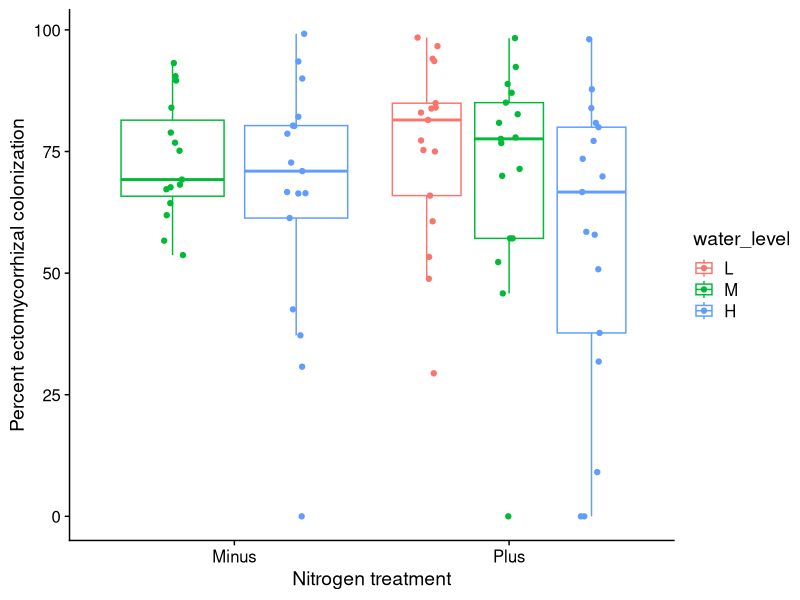
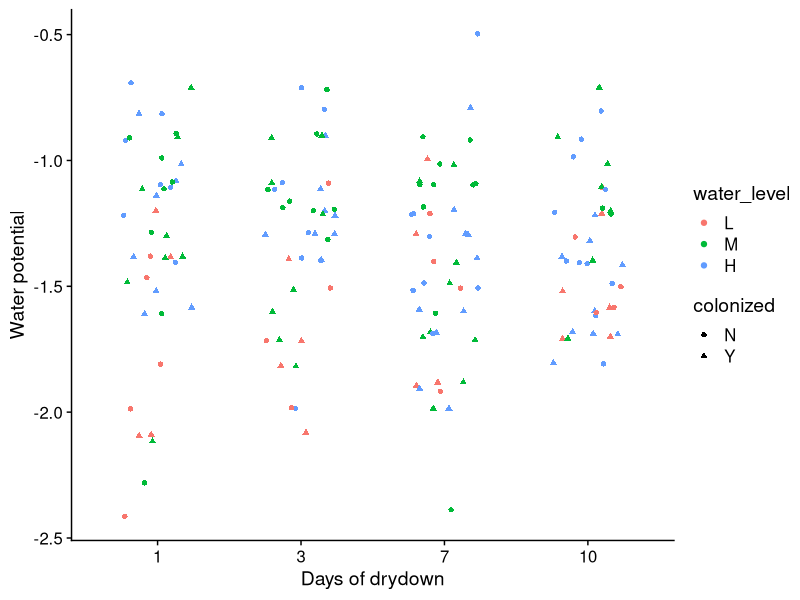
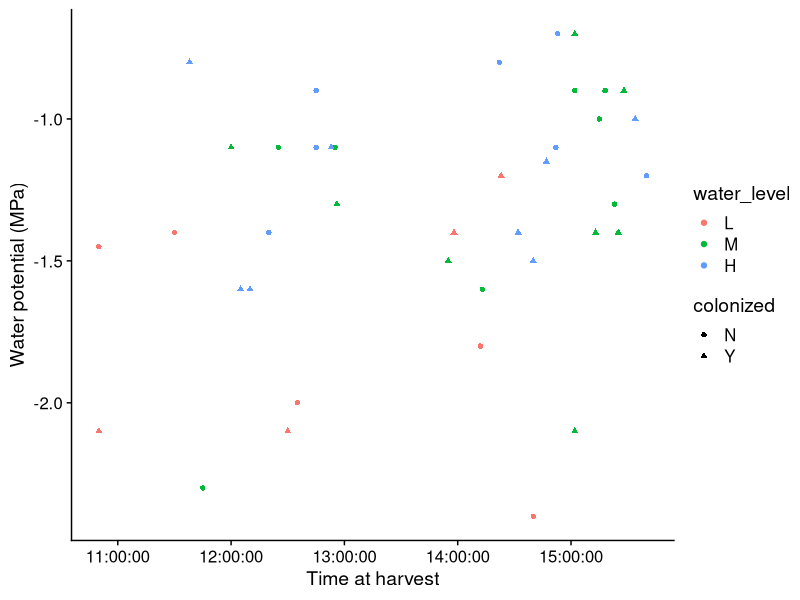
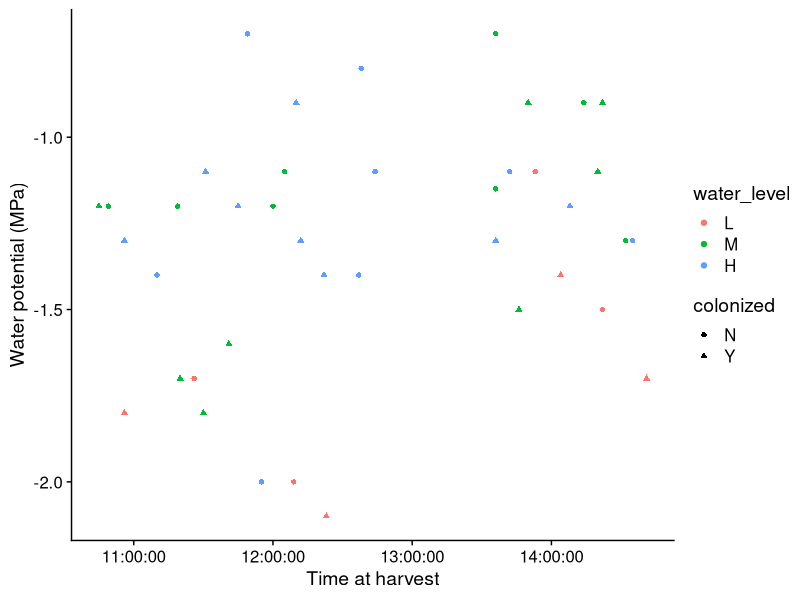
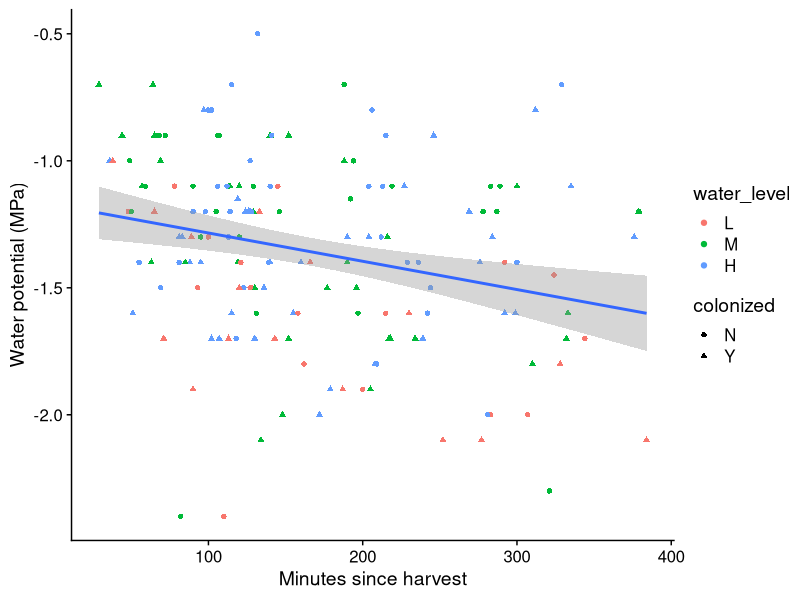
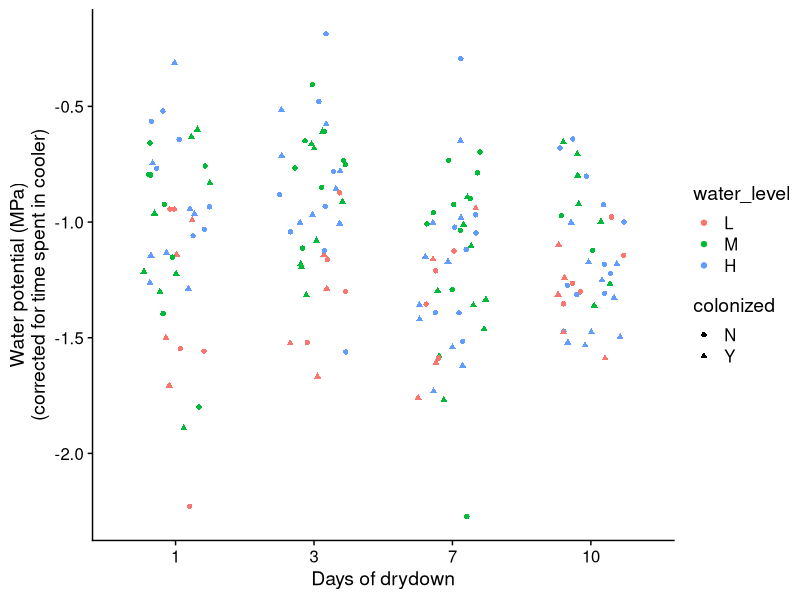
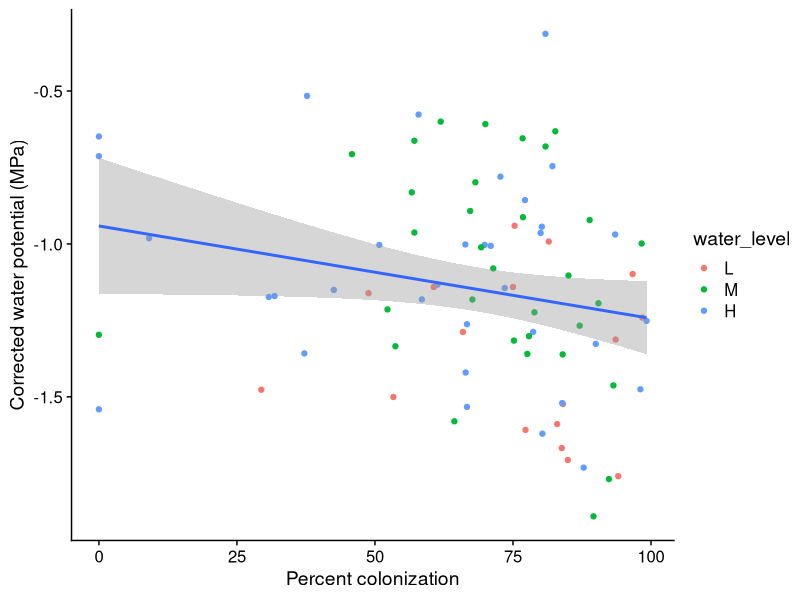
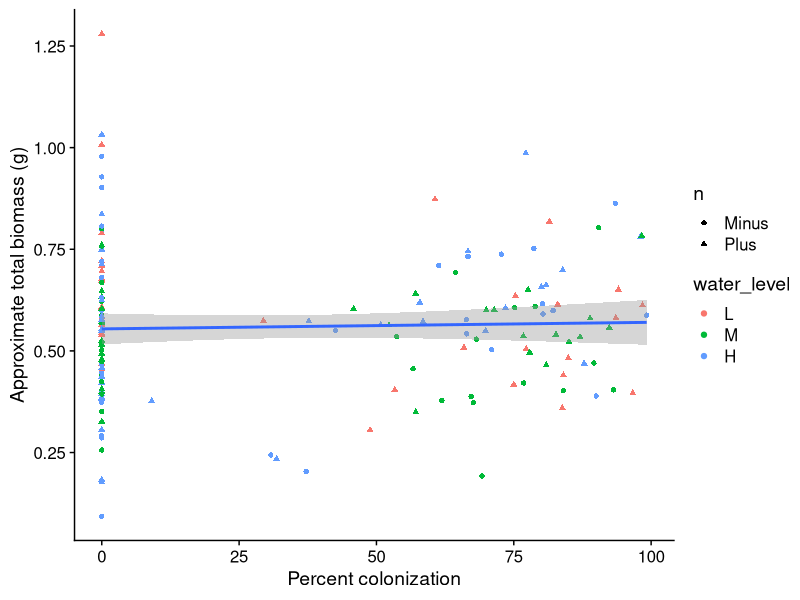

Reproduce these figures in R, in order. (Note: this script raises an error after producing the figures.)
# Making some preliminary figures for the Hebeloma data

library(tidyverse)
library(cowplot)
library(lme4)
library(lmerTest)

# Constants:

PHI_LOSS_PER_MIN = -0.001561 # from lmer below, to correct water potential

fulldata = read_csv("Merged Hebeloma 11Apr2022 OT.csv")
shootmass = read_csv("LB Hebeloma Seedling Shoot Dry Mass.xlsx - Sheet1.csv", skip = 2)

fulldata$percent_col = 100*(fulldata$colonized_tips/fulldata$total_tips)

fulldata$water_level = as.factor(fulldata$water_level)

# Put water levels in correct order for plotting
fulldata$water_level = factor(fulldata$water_level, levels = c("L", "M", "H"))

weird_point = fulldata[fulldata$water_level == "L" & 
                         fulldata$n == "Minus" &
                         fulldata$percent_col <100,]
# I had no plants in this project that were Minus N and also low water.
# what's up with this point?
# Checked original data sheet photo (from 2/14) and found that it was mis-transcribed.
# this is plant HC004

fulldata$n[fulldata$seedling == "HC004"] = "Plus"

fulldata$minutes_in_cooler = difftime(fulldata$approximate_measurement_time,
                                   fulldata$time,
                                   units = "mins")

fulldata$harvest_day = as.factor(fulldata$harvest_day)
fulldata$drydown_day = recode_factor(fulldata$harvest_day,
                              "1" = "1",
                              "2" = "3",
                              "3" = "7",
                              "4" = "10")

fulldata$corrected_phi = fulldata$water_potential_m_pa - PHI_LOSS_PER_MIN*fulldata$minutes_in_cooler
fulldata = mutate(fulldata, ID = seedling)
fulldata = left_join(fulldata, shootmass)

fulldata$percent_col[fulldata$colonized == "N"] = 0 #NAs were making analysis difficult

colonized = subset(fulldata, colonized == "Y")

# Percent colonization by water treatment
ggplot(data = colonized) +
  theme_cowplot() +
  geom_boxplot(outlier.alpha = 0,
               position = position_dodge(0.9),
               aes(x = n, y = percent_col,
                   color = water_level)) +
  geom_point(position = position_jitterdodge(dodge.width = 0.9,
                                             jitter.width = 0.2),
              aes(x = n, y = percent_col,
                  color = water_level)) +
  xlab("Nitrogen treatment") +
  ylab("Percent ectomycorrhizal colonization")

colmodel = lmer(percent_col ~ n * water_level + (1|drydown_day),
                data = colonized)
summary(colmodel)
anova(colmodel)
# water level is significant, n level no.

# water potentials
ggplot(data = fulldata) +
  theme_cowplot() +
  geom_jitter(width = 0.25,
              aes(x = drydown_day, y = water_potential_m_pa,
                 color = water_level,
                 shape = colonized)) +
  xlab("Days of drydown") +
  ylab("Water potential")
# Hmm not a lot of variation over time.

# Checking to see if plant water potentials got more negative if the plants sat
# for a long time in the cooler before measurement.

# Let's just check one day at a time, since I think I did days 1 and 2 as
# one big batch and after that I did two measurement batches per day.
# I started measuring on Day 1 around 4PM; similar for day 2.

ggplot(data = subset(fulldata, harvest_day == 1)) +
  theme_cowplot() +
  geom_point(aes(x = time, y = water_potential_m_pa,
                  color = water_level,
                  shape = colonized)) +
  xlab("Time at harvest") +
  ylab("Water potential (MPa)")

# This looks okay to me, although it's possible things got drier as they sat
# (points on the left side are a bit drier)

# What about day 2?

ggplot(data = subset(fulldata, harvest_day == 2)) +
  theme_cowplot() +
  geom_point(aes(x = time, y = water_potential_m_pa,
                 color = water_level,
                 shape = colonized)) +
  xlab("Time at harvest") +
  ylab("Water potential (MPa)")

# Let's look at all days at once:

ggplot(data = fulldata) +
  theme_cowplot() +
  geom_point(aes(x = as.numeric(minutes_in_cooler), 
                 y = water_potential_m_pa,
                 color = water_level,
                 shape = colonized)) +
  geom_smooth(aes(x = as.numeric(minutes_in_cooler), 
                y = water_potential_m_pa),
              formula = y ~ x, 
              method = "lm") +
  xlab("Minutes since harvest") +
  ylab("Water potential (MPa)")

# This is encouraging. I don't see a pattern of drier plants after more time in the cooler.
# buuut adding the smooth geom really undermined that impression.

# Formalizing with stats:

cooler_check = lmer(water_potential_m_pa ~ minutes_in_cooler + (1|colonized) + (1|n) + (1|harvest_day) + (1|water_level), 
                    data = fulldata)
summary(cooler_check)

cooler_check_simpler = lm(water_potential_m_pa ~ minutes_in_cooler, 
                    data = fulldata)
summary(cooler_check_simpler)
# Okay, this is kind of a bummer, but both models agree:
# The longer a shoot spent in the cooler, the drier it was.
# However, the effect size estimate is MINISCULE:
# Plants became 0.001 MPa drier with each minute in the cooler.
# (LME says -0.0015; normal lm says -0.0012.)
# (Similar effect predicted by both models.)
# So, in an hour, we'd see a difference of 0.06 MPa.
# Our absolute longest-sitting samples had sat for almost 400 minutes
# so they may have appeared to be about 0.4 MPa drier than they really were.
# This is good to know, but I don't think it torpedoes our analysis.
# As long as two plants are more than half an MPa different,
# that distinction likely reflects real physiology.

# Would it make sense to correct the water potential estimates with this simple model?
# Added constant and column above to do just that.


ggplot(data = fulldata) +
  theme_cowplot() +
  geom_jitter(width = 0.25,
              aes(x = drydown_day, 
                  y = corrected_phi,
                  color = water_level,
                  shape = colonized)) +
  xlab("Days of drydown") +
  ylab("Water potential (MPa)\n(corrected for time spent in cooler)")

ggplot(data = colonized) +
  theme_cowplot() +
  geom_point(aes(x = percent_col, 
                 y = corrected_phi,
                 color = water_level)) +
  geom_smooth(aes(x = percent_col, 
                  y = corrected_phi),
              formula = y ~ x, 
              method = "lm") +
  xlab("Percent colonization") +
  ylab("Corrected water potential (MPa)")

write_csv(fulldata, "data_for_picking_samples.csv")

# Looking at biomass

fulldata = mutate(fulldata, sketchy_mass_total = root_mass_mg + `mass (g)`)
# Need to account for the fact that your root masses are wet
# and your shoot masses are dry. For now, though, I guess this is fine.

ggplot(data = fulldata) +
  theme_cowplot() +
  geom_point(aes(x = percent_col, 
                 y = sketchy_mass_total,
                 color = water_level, 
                 shape = n)) +
  geom_smooth(aes(x = percent_col, 
                  y = sketchy_mass_total),
              formula = y ~ x, 
              method = "lm") +
  xlab("Percent colonization") +
  ylab("Approximate total biomass (g)")

labels = c(Minus = "No N", Plus = "With N")
ggplot(data = fulldata) +
  theme_cowplot() +
  geom_boxplot(outlier.alpha = 0,
               position = position_dodge(0.9),
               aes(x = water_level, y = sketchy_mass_total,
                   color = colonized)) +
  geom_point(position = position_jitterdodge(dodge.width = 0.9,
                                             jitter.width = 0.2),
             aes(x = water_level, y = sketchy_mass_total,
                 color = colonized)) +
  facet_grid(. ~ n, labeller = labeller(n = labels)) +
  xlab("Water level") +
  ylab("Approximate total biomass (g)")


# Example ggplot code from an old project below (using to scavenge ggplot syntax):

massplot = ggplot(data = bio_and_col_onlyclean) +
  geom_boxplot(outlier.alpha = 0,
               aes(x = Fungi, y = total_biomass)) +
  geom_jitter(width = 0.20,
              aes(x = Fungi, y = total_biomass)) +
  facet_grid(. ~ N_level, labeller = labeller(N_level = labels)) +
  theme(axis.text.x = element_text(angle = 90, hjust = 1, vjust = 0.5)) +
  ylab("Total plant biomass (g)") +
  theme(plot.margin = unit(c(1,1,1,1), "cm")) +
  geom_text(data = anothertry, aes(x, y, label = labs)) +
  xlab("Fungi on roots at harvest")
